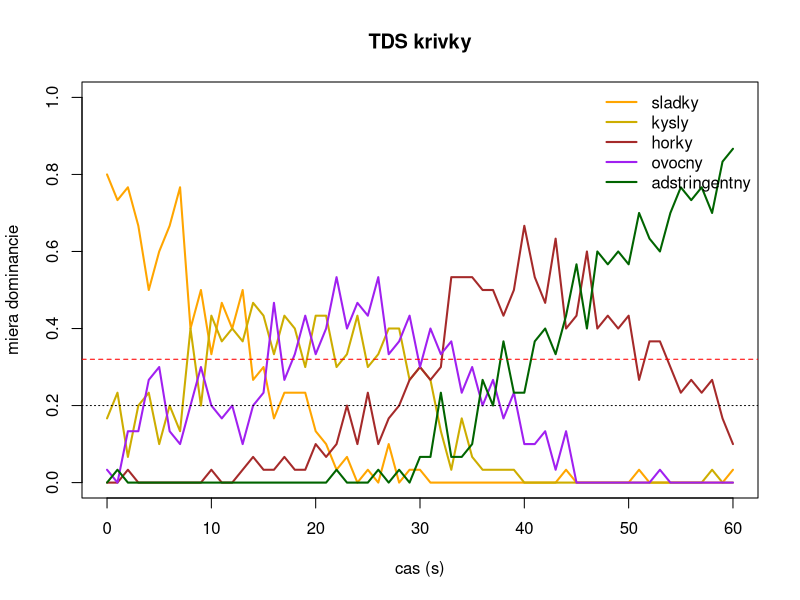
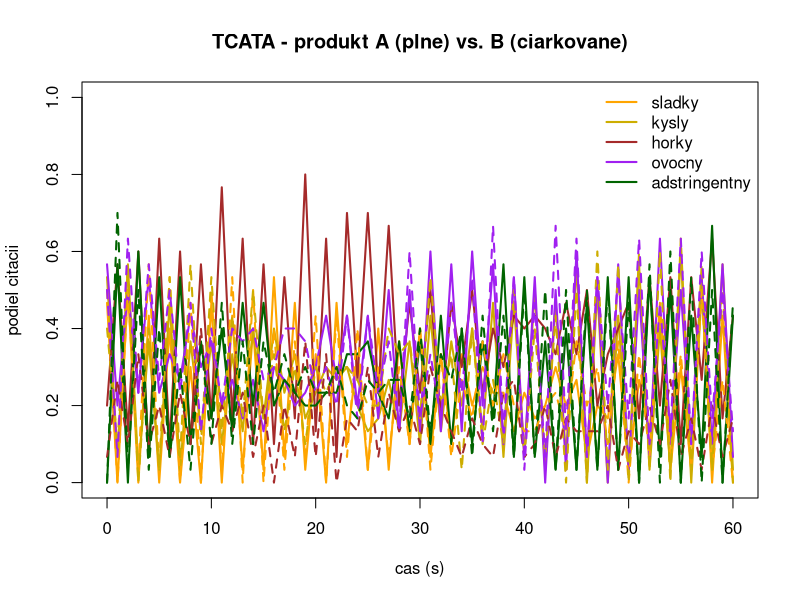

Reproduce these figures in R, in order.
# ============================================================
# Cvičenie 18: Temporálne metódy – TDS a TCATA
# Teória: https://senzorika.github.io/SaIT/teoria/cvicenie18.html
# ============================================================

# Zber dat: aplikacie Senzometricke_appky/TDS_app.R a TCATA_app.R

#---------------------------------------------------------------------------------------
# 1. TDS (Temporal Dominance of Sensations) - simulacia 30 hodnotitelov, 60 s, 5 atributov
#---------------------------------------------------------------------------------------
set.seed(18)
atributy <- c("sladky", "kysly", "horky", "ovocny", "adstringentny")
cas <- 0:60
n <- 30
# vaha atributu v case (sladkost na zaciatku, horkost a adstringencia na konci)
vaha <- cbind(
  sladky = dnorm(cas, 8, 8), kysly = dnorm(cas, 18, 8), horky = dnorm(cas, 40, 12),
  ovocny = dnorm(cas, 22, 10), adstringentny = dnorm(cas, 52, 10)
)
colnames(vaha) <- atributy
tds <- t(sapply(1:n, function(h) apply(vaha, 1, function(w) sample(atributy, 1, prob = w + 1e-4))))
dim(tds) # hodnotitelia x casove body, v bunke je dominantny atribut

# miera dominancie: podiel hodnotitelov, ktori dany atribut oznacili ako dominantny
dominancia <- sapply(atributy, function(a) colMeans(tds == a))

# hladina nahody P0 = 1/k a hranica vyznamnosti (Pineau et al., 2009)
P0 <- 1 / length(atributy)
hranica <- P0 + 1.645 * sqrt(P0 * (1 - P0) / n)

farby <- c("orange", "gold3", "brown", "purple", "darkgreen")
matplot(cas, dominancia,
  type = "l", lty = 1, lwd = 2, col = farby, ylim = c(0, 1),
  xlab = "cas (s)", ylab = "miera dominancie", main = "TDS krivky"
)
abline(h = P0, lty = 3)
abline(h = hranica, lty = 2, col = "red")
legend("topright", legend = atributy, col = farby, lwd = 2, bty = "n")

#---------------------------------------------------------------------------------------
# 2. TCATA (Temporal Check-All-That-Apply) - dva produkty
#---------------------------------------------------------------------------------------
# kazdy hodnotitel moze mat zaskrtnutych viac atributov naraz
sim_tcata <- function(posun) {
  sapply(atributy, function(a) {
    w <- vaha[, a] / max(vaha[, a])
    if (a == "horky") w <- pmin(1, w * posun)
    colMeans(matrix(rbinom(n * length(cas), 1, 0.8 * w), nrow = n))
  })
}
tcata_A <- sim_tcata(1)
tcata_B <- sim_tcata(0.4) # produkt B je menej horky

matplot(cas, tcata_A,
  type = "l", lty = 1, lwd = 2, col = farby, ylim = c(0, 1),
  xlab = "cas (s)", ylab = "podiel citacii", main = "TCATA - produkt A (plne) vs. B (ciarkovane)"
)
matlines(cas, tcata_B, lty = 2, lwd = 2, col = farby)
legend("topright", legend = atributy, col = farby, lwd = 2, bty = "n")

# kedy sa produkty preukazne lisia v horkosti? (Fisherov test v kazdom casovom bode)
p_horky <- sapply(seq_along(cas), function(t) {
  x <- round(c(tcata_A[t, "horky"], tcata_B[t, "horky"]) * n)
  fisher.test(matrix(c(x, n - x), nrow = 2))$p.value
})
cas[p_horky < 0.05]


# ULOHA1:
# =========
# V ktorom casovom intervale je sladkost preukazne dominantna? Kedy dominanciu preberie horkost?

# ULOHA2:
# =========
# Zmerajte TDS vlastneho produktu v aplikacii TDS_app.R, nacitajte exportovane data a nakreslite TDS krivky.
